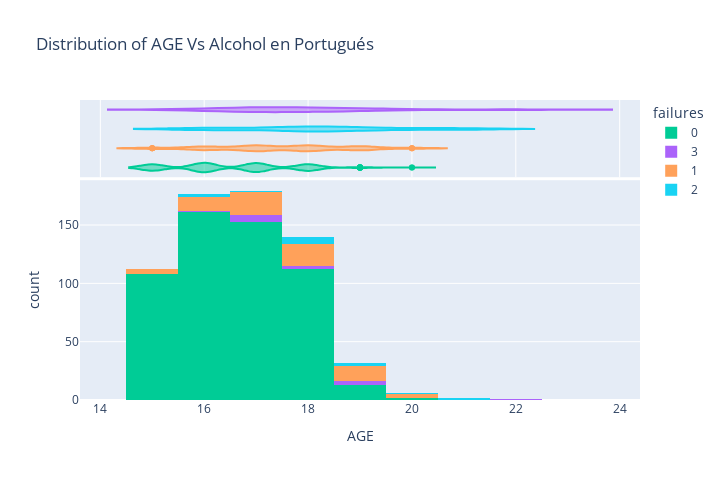

Notebook code for this chart:
### Markdown cell above
## Cantidad de clases reprobadas vs Edad en clase Portugués

### Code cell
import plotly.express as px
fig = px.histogram(alcoholEstudiantesPor, x="age", color="failures", marginal="violin", hover_data=alcoholEstudiantesPor.columns, 
                   title ="Distribution of AGE Vs Alcohol en Portugués", 
                   labels={"age": "AGE"},
                   color_discrete_map={"0": "RebeccaPurple", "1": "MediumPurple",},
                   width=720, height=480
                  ) 
fig.show()

### Figure 1 — Plotly figure (JSON) as saved in the notebook; plotly's stock layout.template omitted (floating-point values rounded to 4 significant figures; data arrays with more than 128 entries replaced by an {"elided": "..."} marker saying what was removed)
{"data": [{"alignmentgroup": "True", "bingroup": "x", "hovertemplate": "failures=0<br>AGE=%{x}<br>count=%{y}<extra></extra>", "legendgroup": "0", "marker": {"color": "#00cc96"}, "name": "0", "offsetgroup": "0", "orientation": "v", "showlegend": true, "type": "histogram", "x": {"elided": "549 int values"}, "xaxis": "x", "yaxis": "y"}, {"alignmentgroup": "True", "customdata": {"elided": "549x33 mixed values"}, "hovertemplate": "failures=%{customdata[14]}<br>AGE=%{customdata[2]}<br>school=%{customdata[0]}<br>sex=%{customdata[1]}<br>address=%{customdata[3]}<br>famsize=%{customdata[4]}<br>Pstatus=%{customdata[5]}<br>Medu=%{customdata[6]}<br>Fedu=%{customdata[7]}<br>Mjob=%{customdata[8]}<br>Fjob=%{customdata[9]}<br>reason=%{customdata[10]}<br>guardian=%{customdata[11]}<br>traveltime=%{customdata[12]}<br>studytime=%{customdata[13]}<br>schoolsup=%{customdata[15]}<br>famsup=%{customdata[16]}<br>paid=%{customdata[17]}<br>activities=%{customdata[18]}<br>nursery=%{customdata[19]}<br>higher=%{customdata[20]}<br>internet=%{customdata[21]}<br>romantic=%{customdata[22]}<br>famrel=%{customdata[23]}<br>freetime=%{customdata[24]}<br>goout=%{customdata[25]}<br>Dalc=%{customdata[26]}<br>Walc=%{customdata[27]}<br>health=%{customdata[28]}<br>absences=%{customdata[29]}<br>G1=%{customdata[30]}<br>G2=%{customdata[31]}<br>G3=%{customdata[32]}<extra></extra>", "legendgroup": "0", "marker": {"color": "#00cc96"}, "name": "0", "offsetgroup": "0", "scalegroup": "x", "showlegend": false, "type": "violin", "x": {"elided": "549 int values"}, "xaxis": "x2", "yaxis": "y2"}, {"alignmentgroup": "True", "bingroup": "x", "hovertemplate": "failures=3<br>AGE=%{x}<br>count=%{y}<extra></extra>", "legendgroup": "3", "marker": {"color": "#ab63fa"}, "name": "3", "offsetgroup": "3", "orientation": "v", "showlegend": true, "type": "histogram", "x": [17, 17, 18, 17, 18, 17, 18, 22, 16, 17, 17, 19, 19, 19], "xaxis": "x", "yaxis": "y"}, {"alignmentgroup": "True", "customdata": {"elided": "14x33 mixed values"}, "hovertemplate": "failures=%{customdata[14]}<br>AGE=%{customdata[2]}<br>school=%{customdata[0]}<br>sex=%{customdata[1]}<br>address=%{customdata[3]}<br>famsize=%{customdata[4]}<br>Pstatus=%{customdata[5]}<br>Medu=%{customdata[6]}<br>Fedu=%{customdata[7]}<br>Mjob=%{customdata[8]}<br>Fjob=%{customdata[9]}<br>reason=%{customdata[10]}<br>guardian=%{customdata[11]}<br>traveltime=%{customdata[12]}<br>studytime=%{customdata[13]}<br>schoolsup=%{customdata[15]}<br>famsup=%{customdata[16]}<br>paid=%{customdata[17]}<br>activities=%{customdata[18]}<br>nursery=%{customdata[19]}<br>higher=%{customdata[20]}<br>internet=%{customdata[21]}<br>romantic=%{customdata[22]}<br>famrel=%{customdata[23]}<br>freetime=%{customdata[24]}<br>goout=%{customdata[25]}<br>Dalc=%{customdata[26]}<br>Walc=%{customdata[27]}<br>health=%{customdata[28]}<br>absences=%{customdata[29]}<br>G1=%{customdata[30]}<br>G2=%{customdata[31]}<br>G3=%{customdata[32]}<extra></extra>", "legendgroup": "3", "marker": {"color": "#ab63fa"}, "name": "3", "offsetgroup": "3", "scalegroup": "x", "showlegend": false, "type": "violin", "x": [17, 17, 18, 17, 18, 17, 18, 22, 16, 17, 17, 19, 19, 19], "xaxis": "x2", "yaxis": "y2"}, {"alignmentgroup": "True", "bingroup": "x", "hovertemplate": "failures=1<br>AGE=%{x}<br>count=%{y}<extra></extra>", "legendgroup": "1", "marker": {"color": "#FFA15A"}, "name": "1", "offsetgroup": "1", "orientation": "v", "showlegend": true, "type": "histogram", "x": [16, 16, 17, 16, 15, 15, 16, 16, 17, 16, 16, 17, 17, 18, 18, 18, 18, 17, 17, 16, 17, 18, 18, 19, 19, 19, 17, 19, 20, 15, 17, 17, 15, 16, 16, 18, 16, 19, 16, 19, 18, 18, 19, 17, 17, 17, 20, 17, 18, 18, 17, 18, 17, 18, 18, 20, 19, 17, 19, 18, 18, 18, 18, 19, 17, 17, 19, 19, 18, 19], "xaxis": "x", "yaxis": "y"}, {"alignmentgroup": "True", "customdata": {"elided": "70x33 mixed values"}, "hovertemplate": "failures=%{customdata[14]}<br>AGE=%{customdata[2]}<br>school=%{customdata[0]}<br>sex=%{customdata[1]}<br>address=%{customdata[3]}<br>famsize=%{customdata[4]}<br>Pstatus=%{customdata[5]}<br>Medu=%{customdata[6]}<br>Fedu=%{customdata[7]}<br>Mjob=%{customdata[8]}<br>Fjob=%{customdata[9]}<br>reason=%{customdata[10]}<br>guardian=%{customdata[11]}<br>traveltime=%{customdata[12]}<br>studytime=%{customdata[13]}<br>schoolsup=%{customdata[15]}<br>famsup=%{customdata[16]}<br>paid=%{customdata[17]}<br>activities=%{customdata[18]}<br>nursery=%{customdata[19]}<br>higher=%{customdata[20]}<br>internet=%{customdata[21]}<br>romantic=%{customdata[22]}<br>famrel=%{customdata[23]}<br>freetime=%{customdata[24]}<br>goout=%{customdata[25]}<br>Dalc=%{customdata[26]}<br>Walc=%{customdata[27]}<br>health=%{customdata[28]}<br>absences=%{customdata[29]}<br>G1=%{customdata[30]}<br>G2=%{customdata[31]}<br>G3=%{customdata[32]}<extra></extra>", "legendgroup": "1", "marker": {"color": "#FFA15A"}, "name": "1", "offsetgroup": "1", "scalegroup": "x", "showlegend": false, "type": "violin", "x": [16, 16, 17, 16, 15, 15, 16, 16, 17, 16, 16, 17, 17, 18, 18, 18, 18, 17, 17, 16, 17, 18, 18, 19, 19, 19, 17, 19, 20, 15, 17, 17, 15, 16, 16, 18, 16, 19, 16, 19, 18, 18, 19, 17, 17, 17, 20, 17, 18, 18, 17, 18, 17, 18, 18, 20, 19, 17, 19, 18, 18, 18, 18, 19, 17, 17, 19, 19, 18, 19], "xaxis": "x2", "yaxis": "y2"}, {"alignmentgroup": "True", "bingroup": "x", "hovertemplate": "failures=2<br>AGE=%{x}<br>count=%{y}<extra></extra>", "legendgroup": "2", "marker": {"color": "#19d3f3"}, "name": "2", "offsetgroup": "2", "orientation": "v", "showlegend": true, "type": "histogram", "x": [19, 16, 18, 16, 17, 18, 20, 19, 21, 21, 18, 19, 18, 16, 18, 18], "xaxis": "x", "yaxis": "y"}, {"alignmentgroup": "True", "customdata": {"elided": "16x33 mixed values"}, "hovertemplate": "failures=%{customdata[14]}<br>AGE=%{customdata[2]}<br>school=%{customdata[0]}<br>sex=%{customdata[1]}<br>address=%{customdata[3]}<br>famsize=%{customdata[4]}<br>Pstatus=%{customdata[5]}<br>Medu=%{customdata[6]}<br>Fedu=%{customdata[7]}<br>Mjob=%{customdata[8]}<br>Fjob=%{customdata[9]}<br>reason=%{customdata[10]}<br>guardian=%{customdata[11]}<br>traveltime=%{customdata[12]}<br>studytime=%{customdata[13]}<br>schoolsup=%{customdata[15]}<br>famsup=%{customdata[16]}<br>paid=%{customdata[17]}<br>activities=%{customdata[18]}<br>nursery=%{customdata[19]}<br>higher=%{customdata[20]}<br>internet=%{customdata[21]}<br>romantic=%{customdata[22]}<br>famrel=%{customdata[23]}<br>freetime=%{customdata[24]}<br>goout=%{customdata[25]}<br>Dalc=%{customdata[26]}<br>Walc=%{customdata[27]}<br>health=%{customdata[28]}<br>absences=%{customdata[29]}<br>G1=%{customdata[30]}<br>G2=%{customdata[31]}<br>G3=%{customdata[32]}<extra></extra>", "legendgroup": "2", "marker": {"color": "#19d3f3"}, "name": "2", "offsetgroup": "2", "scalegroup": "x", "showlegend": false, "type": "violin", "x": [19, 16, 18, 16, 17, 18, 20, 19, 21, 21, 18, 19, 18, 16, 18, 18], "xaxis": "x2", "yaxis": "y2"}], "layout": {"barmode": "relative", "height": 480, "legend": {"title": {"text": "failures"}, "tracegroupgap": 0}, "title": {"text": "Distribution of AGE Vs Alcohol en Portugués"}, "width": 720, "xaxis": {"anchor": "y", "domain": [0, 1], "title": {"text": "AGE"}}, "xaxis2": {"anchor": "y2", "domain": [0, 1], "matches": "x", "showgrid": true, "showticklabels": false}, "yaxis": {"anchor": "x", "domain": [0, 0.7326], "title": {"text": "count"}}, "yaxis2": {"anchor": "x2", "domain": [0.7426, 1], "matches": "y2", "showgrid": false, "showline": false, "showticklabels": false, "ticks": ""}}}
